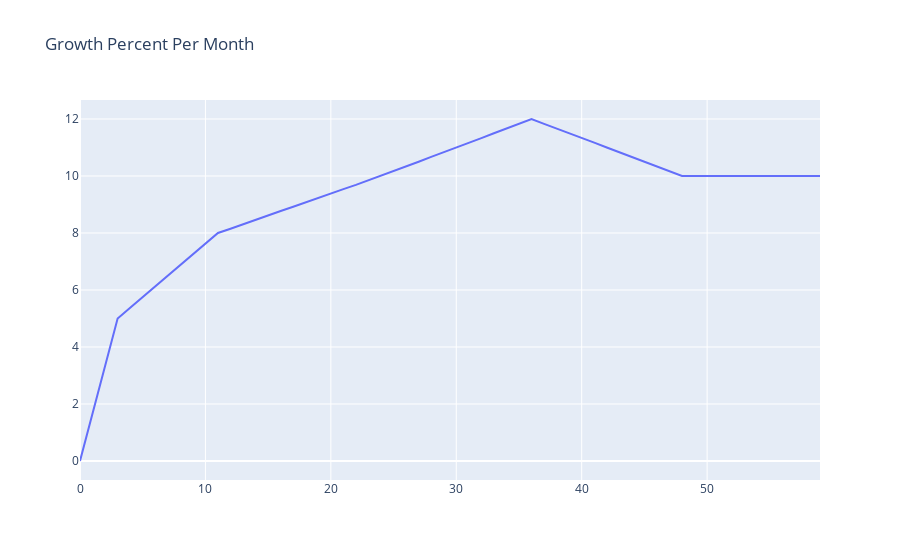

Notebook code for this chart:
### Markdown cell above
## Growth per month

### Code cell
x=np.arange(60)
fig = go.Figure(data=go.Scatter(x=x, y= simulation.sheet.rows.growth_percent.cells[0:60]))
fig.update_layout(title = 'Growth Percent Per Month',showlegend=False)
fig.show()

cells= simulation.sheet.rows.nrnodes_new.cells[0:60]
fig = go.Figure(data=go.Scatter(x=x, y=cells))
fig.update_layout(title = 'New Nr Nodes per Month',showlegend=False)
fig.show()


# plt.figure(title='New Nr Nodes per Month' )
# cells= simulation.sheet.rows.nrnodes_new.cells[0:60]
# plt.plot(np.arange(60), cells)
# plt.show()

# plt.figure(title='Nr Nodes per Month (per 1000)' )
# cells=[i/1000 for i in simulation.sheet.rows.nrnodes.cells[0:60]]
# plt.plot(np.arange(60), cells)
# plt.show()

### Figure 1 — Plotly figure (JSON) as saved in the notebook; plotly's stock layout.template omitted (floating-point values rounded to 4 significant figures)
{"data": [{"type": "scatter", "x": [0, 1, 2, 3, 4, 5, 6, 7, 8, 9, 10, 11, 12, 13, 14, 15, 16, 17, 18, 19, 20, 21, 22, 23, 24, 25, 26, 27, 28, 29, 30, 31, 32, 33, 34, 35, 36, 37, 38, 39, 40, 41, 42, 43, 44, 45, 46, 47, 48, 49, 50, 51, 52, 53, 54, 55, 56, 57, 58, 59], "y": [0, 1.67, 3.33, 5, 5.38, 5.75, 6.12, 6.5, 6.88, 7.25, 7.62, 8, 8.15, 8.31, 8.46, 8.62, 8.77, 8.92, 9.08, 9.23, 9.38, 9.54, 9.69, 9.85, 10, 10.17, 10.33, 10.5, 10.67, 10.83, 11, 11.17, 11.33, 11.5, 11.67, 11.83, 12, 11.83, 11.67, 11.5, 11.33, 11.17, 11, 10.83, 10.67, 10.5, 10.33, 10.17, 10, 10, 10, 10, 10, 10, 10, 10, 10, 10, 10, 10]}], "layout": {"showlegend": false, "title": {"text": "Growth Percent Per Month"}}}
